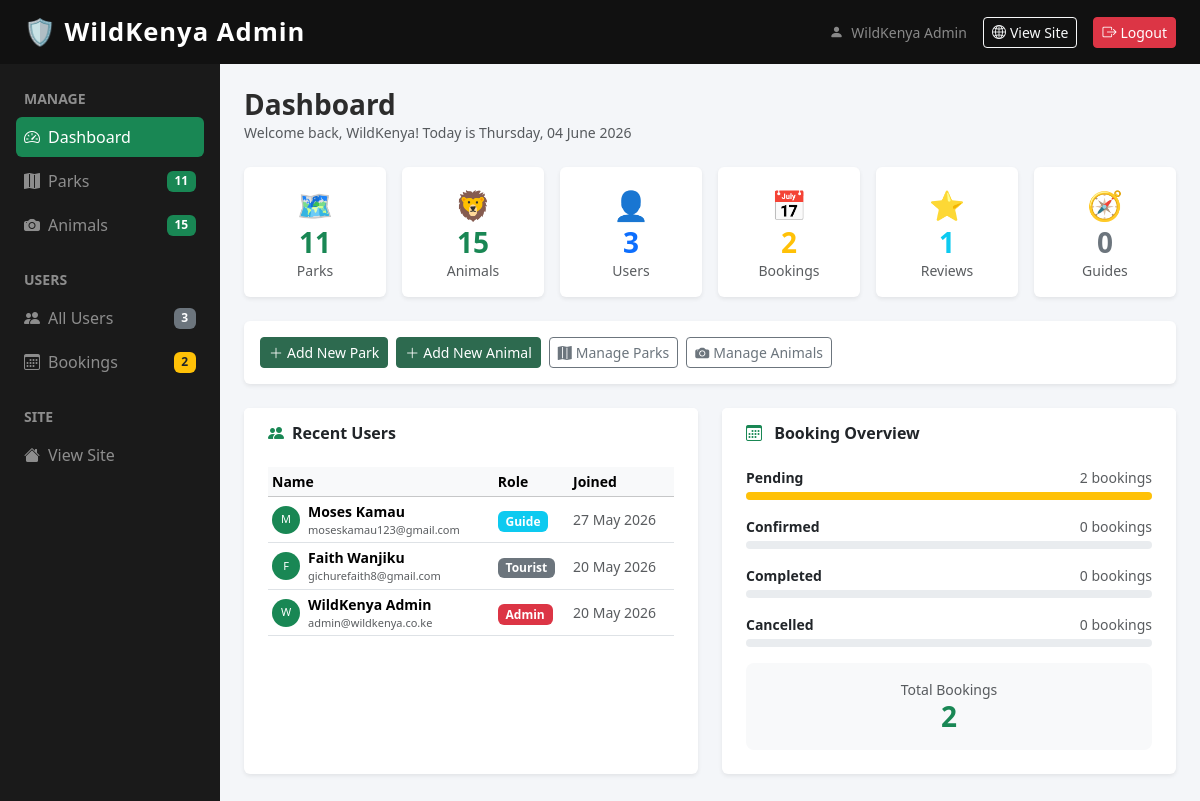
Page /admin/ (signed in) on the committed database.
### tables this page shows
CREATE TABLE `users` (
  `id` int(11) NOT NULL,
  `name` varchar(100) NOT NULL,
  `email` varchar(150) NOT NULL,
  `password` varchar(255) NOT NULL,
  `role` enum('admin','tourist','guide') DEFAULT 'tourist',
  `phone` varchar(20) DEFAULT NULL,
  `created_at` timestamp NOT NULL DEFAULT current_timestamp()
);

### admin/index.php (the view, shortened to what this page needs)
<?php
require_once '../config/db.php';
require_once '../includes/header.php';
$total_parks    = $conn->query("SELECT COUNT(*) as c FROM parks")->fetch_assoc()['c'];
$total_animals  = $conn->query("SELECT COUNT(*) as c FROM animals")->fetch_assoc()['c'];
$total_users    = $conn->query("SELECT COUNT(*) as c FROM users")->fetch_assoc()['c'];
$total_bookings = $conn->query("SELECT COUNT(*) as c FROM bookings")->fetch_assoc()['c'];
$total_reviews  = $conn->query("SELECT COUNT(*) as c FROM reviews")->fetch_assoc()['c'];
$total_guides   = $conn->query("SELECT COUNT(*) as c FROM guides")->fetch_assoc()['c'];
$pending_bookings   = $conn->query("SELECT COUNT(*) as c FROM bookings WHERE status='pending'")->fetch_assoc()['c'];
$recent_users = $conn->query(
    "SELECT id, name, email, role, created_at FROM users
     ORDER BY created_at DESC LIMIT 5"
);
?>
<nav class="navbar navbar-expand-lg navbar-dark sticky-top" style="background-color:#111;">
    <div class="container-fluid px-4">
        <a class="navbar-brand fw-bold" href="/wildkenya/admin/">
            🛡️ WildKenya Admin
        </a>
        <div class="d-flex align-items-center gap-3">
            <span class="text-white-50 small d-none d-md-block">
                <i class="bi bi-person-fill me-1"></i>
                <?= htmlspecialchars($_SESSION['user_name']) ?>
            </span>
            <a href="/wildkenya/" class="btn btn-outline-light btn-sm">
                <i class="bi bi-globe2 me-1"></i>View Site
            </a>
            <a href="/wildkenya/logout.php" class="btn btn-danger btn-sm">
                <i class="bi bi-box-arrow-right me-1"></i>Logout
            </a>
        </div>
    </div>
</nav>
<div class="d-flex" style="min-height: calc(100vh - 56px);">
    <div class="d-none d-lg-block text-white py-4 px-3"
         style="width:220px; background-color:#1a1a1a; flex-shrink:0;">
        <p class="text-white-50 small fw-bold mb-2 px-2">MANAGE</p>
        <ul class="list-unstyled mb-4">
            <li class="mb-1">
                <a href="index.php"
                   class="d-flex align-items-center gap-2 px-2 py-2 rounded text-white
                          text-decoration-none bg-success">
                    <i class="bi bi-speedometer2"></i> Dashboard
                </a>
            </li>
            <li class="mb-1">
                <a href="parks.php"
                   class="d-flex align-items-center gap-2 px-2 py-2 rounded text-white-50
                          text-decoration-none sidebar-link">
                    <i class="bi bi-map-fill"></i> Parks
                    <span class="badge bg-success ms-auto"><?= $total_parks ?></span>
                </a>
            </li>
            <li class="mb-1">
                <a href="animals.php"
                   class="d-flex align-items-center gap-2 px-2 py-2 rounded text-white-50
                          text-decoration-none sidebar-link">
                    <i class="bi bi-camera-fill"></i> Animals
                    <span class="badge bg-success ms-auto"><?= $total_animals ?></span>
                </a>
            </li>
        </ul>
        <p class="text-white-50 small fw-bold mb-2 px-2">USERS</p>
        <ul class="list-unstyled mb-4">
            <li class="mb-1">
                <a href="users.php"
                   class="d-flex align-items-center gap-2 px-2 py-2 rounded text-white-50
                          text-decoration-none sidebar-link">
                    <i class="bi bi-people-fill"></i> All Users
                    <span class="badge bg-secondary ms-auto"><?= $total_users ?></span>
                </a>
            </li>
            <li class="mb-1">
                <a href="bookings.php"
                   class="d-flex align-items-center gap-2 px-2 py-2 rounded text-white-50
                          text-decoration-none sidebar-link">
                    <i class="bi bi-calendar3"></i> Bookings
                    <?php if ($pending_bookings > 0): ?>
                    <span class="badge bg-warning text-dark ms-auto"><?= $pending_bookings ?></span>
                    <?php endif; ?>
                </a>
            </li>
        </ul>
        <p class="text-white-50 small fw-bold mb-2 px-2">SITE</p>
        <ul class="list-unstyled">
            <li class="mb-1">
                <a href="/wildkenya/"
                   class="d-flex align-items-center gap-2 px-2 py-2 rounded text-white-50
                          text-decoration-none sidebar-link">
                    <i class="bi bi-house-fill"></i> View Site
                </a>
            </li>
        </ul>
    </div>
    <div class="flex-grow-1 p-4" style="background:#f4f6f9;">
        <div class="d-flex justify-content-between align-items-center mb-4">
            <div>
                <h3 class="fw-bold mb-0">Dashboard</h3>
                <p class="text-muted small mb-0">
                    Welcome back, <?= htmlspecialchars(explode(' ', $_SESSION['user_name'])[0]) ?>!
                    Today is <?= date('l, d F Y') ?>
                </p>
            </div>
        </div>
        <div class="row g-3 mb-4">
            <div class="col-6 col-md-4 col-lg-2">
                <div class="card border-0 shadow-sm text-center p-3 h-100">
                    <div style="font-size:1.8rem;">🗺️</div>
                    <h3 class="fw-bold text-success mb-0"><?= $total_parks ?></h3>
                    <small class="text-muted">Parks</small>
                </div>
            </div>
            <div class="col-6 col-md-4 col-lg-2">
                <div class="card border-0 shadow-sm text-center p-3 h-100">
                    <div style="font-size:1.8rem;">🦁</div>
                    <h3 class="fw-bold text-success mb-0"><?= $total_animals ?></h3>
                    <small class="text-muted">Animals</small>
                </div>
            </div>
            <div class="col-6 col-md-4 col-lg-2">
                <div class="card border-0 shadow-sm text-center p-3 h-100">
                    <div style="font-size:1.8rem;">👤</div>
                    <h3 class="fw-bold text-primary mb-0"><?= $total_users ?></h3>
                    <small class="text-muted">Users</small>
                </div>
            </div>
            <div class="col-6 col-md-4 col-lg-2">
                <div class="card border-0 shadow-sm text-center p-3 h-100">
                    <div style="font-size:1.8rem;">📅</div>
                    <h3 class="fw-bold text-warning mb-0"><?= $total_bookings ?></h3>
                    <small class="text-muted">Bookings</small>
                </div>
            </div>
            <div class="col-6 col-md-4 col-lg-2">
                <div class="card border-0 shadow-sm text-center p-3 h-100">
                    <div style="font-size:1.8rem;">⭐</div>
                    <h3 class="fw-bold text-info mb-0"><?= $total_reviews ?></h3>
                    <small class="text-muted">Reviews</small>
                </div>
            </div>
            <div class="col-6 col-md-4 col-lg-2">
                <div class="card border-0 shadow-sm text-center p-3 h-100">
                    <div style="font-size:1.8rem;">🧭</div>
                    <h3 class="fw-bold text-secondary mb-0"><?= $total_guides ?></h3>
                    <small class="text-muted">Guides</small>
                </div>
            </div>
        </div>
        <div class="row g-3 mb-4">
            <div class="col-12">
                <div class="card border-0 shadow-sm">
                    <div class="card-body p-3 d-flex flex-wrap gap-2">
                        <a href="parks.php?action=add" class="btn btn-success btn-sm">
                            <i class="bi bi-plus-lg me-1"></i>Add New Park
                        </a>
                        <a href="animals.php?action=add" class="btn btn-success btn-sm">
                            <i class="bi bi-plus-lg me-1"></i>Add New Animal
                        </a>
                        <a href="parks.php" class="btn btn-outline-secondary btn-sm">
                            <i class="bi bi-map-fill me-1"></i>Manage Parks
                        </a>
                        <a href="animals.php" class="btn btn-outline-secondary btn-sm">
                            <i class="bi bi-camera-fill me-1"></i>Manage Animals
                        </a>
                    </div>
                </div>
            </div>
        </div>
        <div class="row g-4">
            <div class="col-lg-6">
                <div class="card border-0 shadow-sm h-100">
                    <div class="card-header bg-white border-0 pt-3 pb-2 px-4
                                d-flex justify-content-between align-items-center">
                        <h6 class="fw-bold mb-0">
                            <i class="bi bi-people-fill text-success me-2"></i>Recent Users
                        </h6>
                    </div>
                    <div class="card-body px-4 pb-4">
                        <div class="table-responsive">
                            <table class="table table-sm table-hover align-middle">
                                <thead class="table-light small text-muted">
                                    <tr>
                                        <th>Name</th>
                                        <th>Role</th>
                                        <th>Joined</th>
                                    </tr>
                                </thead>
                                <tbody>
                                <?php while ($u = $recent_users->fetch_assoc()): ?>
                                <tr>
                                    <td>
                                        <div class="d-flex align-items-center gap-2">
                                            <div class="rounded-circle bg-success text-white
                                                        d-flex align-items-center justify-content-center"
                                                 style="width:28px;height:28px;font-size:11px;">
                                                <?= strtoupper(substr($u['name'],0,1)) ?>
                                            </div>
                                            <div>
                                                <p class="mb-0 small fw-bold">
                                                    <?= htmlspecialchars($u['name']) ?>
                                                </p>
                                                <p class="mb-0 text-muted" style="font-size:11px;">
                                                    <?= htmlspecialchars($u['email']) ?>
                                                </p>
                                            </div>
                                        </div>
                                    </td>
                                    <td>
                                        <span class="badge bg-<?= $u['role']==='admin' ? 'danger' : ($u['role']==='guide' ? 'info' : 'secondary') ?>">
                                            <?= ucfirst($u['role']) ?>
                                        </span>
                                    </td>
                                    <td class="small text-muted">
                                        <?= date('d M Y', strtotime($u['created_at'])) ?>
                                    </td>
                                </tr>
                                <?php endwhile; ?>
                                </tbody>
                            </table>
                        </div>
                    </div>
                </div>
            </div>
            <div class="col-lg-6">
                <div class="card border-0 shadow-sm h-100">
                    <div class="card-header bg-white border-0 pt-3 pb-2 px-4">
                        <h6 class="fw-bold mb-0">
                            <i class="bi bi-calendar3 text-success me-2"></i>
                            Booking Overview
                        </h6>
                    </div>
                    <div class="card-body px-4 pb-4">
                        <?php
                        $statuses = [
                            'pending'   => ['warning', 'Pending'],
                            'confirmed' => ['success', 'Confirmed'],
                            'completed' => ['primary', 'Completed'],
                            'cancelled' => ['danger',  'Cancelled'],
                        ];
                        foreach ($statuses as $s => $meta):
                            $count = $conn->query(
                                "SELECT COUNT(*) as c FROM bookings WHERE status='$s'"
                            )->fetch_assoc()['c'];
                            $pct = $total_bookings > 0
                                   ? round(($count / $total_bookings) * 100) : 0;
                        ?>
                        <div class="mb-3">
                            <div class="d-flex justify-content-between small mb-1">
                                <span class="fw-bold"><?= $meta[1] ?></span>
                                <span class="text-muted"><?= $count ?> bookings</span>
                            </div>
                            <div class="progress" style="height:8px;">
                                <div class="progress-bar bg-<?= $meta[0] ?>"
                                     style="width:<?= $pct ?>%"></div>
                            </div>
                        </div>
                        <?php endforeach; ?>
                        <div class="mt-3 p-3 bg-light rounded-3 text-center">
                            <p class="mb-0 small text-muted">Total Bookings</p>
                            <h3 class="fw-bold text-success mb-0"><?= $total_bookings ?></h3>
                        </div>
                    </div>
                </div>
            </div>
        </div>
    </div>
</div>
</body>
</html>

### assets/css/style.css (style rules this page uses)
:root { --wk-dark-green: #1a3c2e; --wk-mid-green: #2d6a4f; --wk-light-green: #52b788; --wk-gold: #d4a017; }
body { font-family: 'Segoe UI', Tahoma, Geneva, Verdana, sans-serif; color: #2c2c2c; }
.navbar-brand { font-size: 1.6rem; letter-spacing: 1px; }
.btn-success { background-color: var(--wk-mid-green); border-color: var(--wk-mid-green); }

### rows in the picture
users: name "M", name "Moses Kamau", email "moseskamau123@gmail.com", role "Guide", created_at "27 May 2026"
users: name "F", name "Faith Wanjiku", email "gichurefaith8@gmail.com", role "Tourist", created_at "20 May 2026"
users: name "W", name "WildKenya Admin", email "admin@wildkenya.co.ke", role "Admin", created_at "20 May 2026"

### other values in the picture
$_SESSION['user_name'] "WildKenya Admin"
$total_parks "11"
$total_animals "15"
$total_users "3"
$pending_bookings "2"
explode(' ', $_SESSION['user_name'])[0] "WildKenya"
$total_bookings "2"
$total_reviews "1"
$total_guides "0"
$meta[1] "Pending"
$count "2"
$meta[1] "Confirmed"
$count "0"
$meta[1] "Completed"
$meta[1] "Cancelled"
